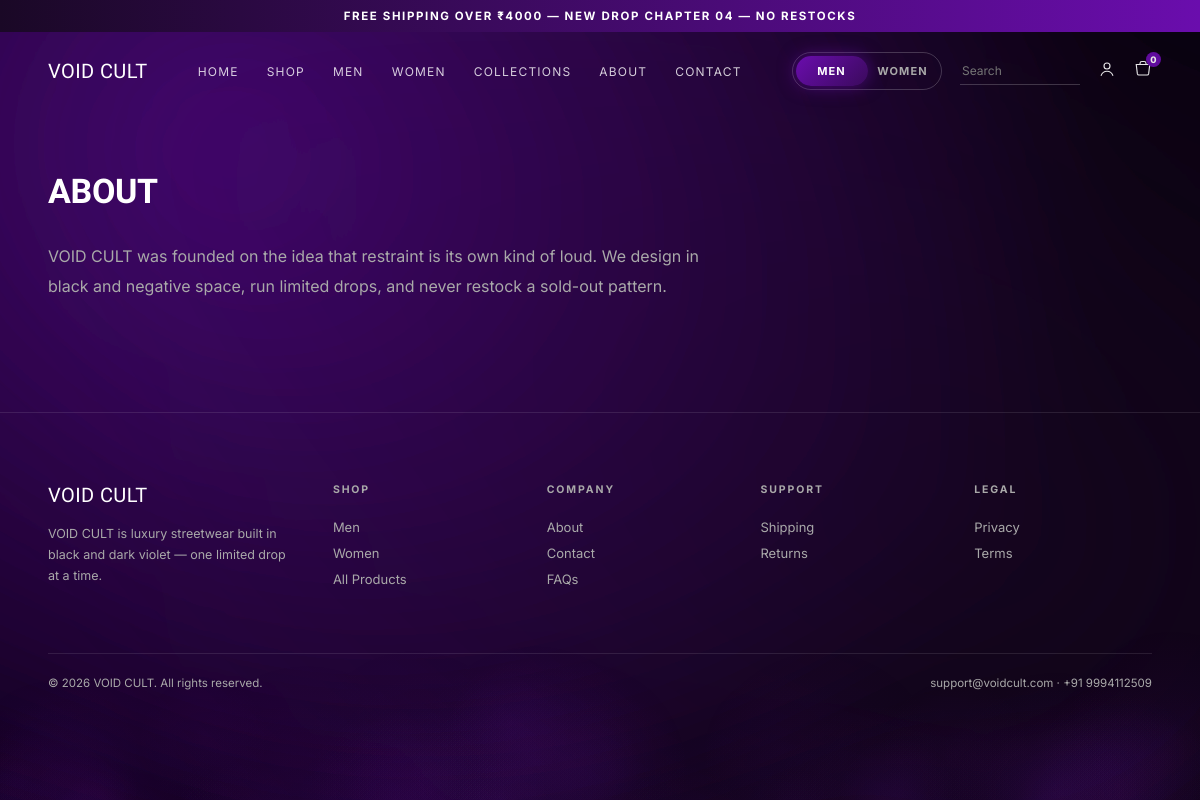
/about, run on the app's committed database.
### tables this page shows
CREATE TABLE site_settings (
    key TEXT PRIMARY KEY,
    value TEXT
);

### routes/main.py (the view)
@bp.route('/about')
def about():
    return render_template('page_static.html', settings=get_settings(), title='About', content_key='about_content')

### database.py (called while the page is built)
def get_db():
    if 'db' not in g:
        g.db = sqlite3.connect(current_app.config['DATABASE_PATH'])
        g.db.row_factory = sqlite3.Row
        g.db.execute('PRAGMA foreign_keys = ON')
    return g.db

### utils/helpers.py (called while the page is built)
def get_settings():
    db = get_db()
    rows = db.execute("SELECT key, value FROM site_settings").fetchall()
    return {r['key']: r['value'] for r in rows}

def get_setting(key, default=''):
    db = get_db()
    row = db.execute("SELECT value FROM site_settings WHERE key=?", (key,)).fetchone()
    return row['value'] if row else default

### utils/security.py (called while the page is built)
def generate_csrf_token():
    if 'csrf_token' not in session:
        session['csrf_token'] = secrets.token_hex(32)
    return session['csrf_token']

def current_user():
    uid = session.get('user_id')
    if not uid:
        return None
    db = get_db()
    return db.execute("SELECT * FROM users WHERE id=?", (uid,)).fetchone()

### templates/page_static.html (shortened to what this page needs)
{% extends "base.html" %}
{% block content %}
<section style="padding-top:60px;max-width:760px;">
  <h1 class="display" style="font-size:34px;margin-bottom:30px;">{{ title }}</h1>
  {% if content_key %}
    <div style="color:var(--gray);line-height:1.9;white-space:pre-line;">{{ site_setting(content_key) }}</div>
  {% else %}
    <div style="color:var(--gray);line-height:1.9;">
      <p>Email: {{ site_setting('contact_email') }}</p>
      <p>Phone: {{ site_setting('contact_phone') }}</p>
      <p>Instagram: <a href="{{ site_setting('instagram_url') }}" style="color:#fff;">{{ site_setting('instagram_url') }}</a></p>
    </div>
  {% endif %}
</section>
{% endblock %}

### templates/base.html (shortened to what this page needs)
<!DOCTYPE html>
<html lang="en">
<head>
<link rel="stylesheet" href="{{ url_for('static', filename='css/style.css') }}">
</head>
<body>
<div id="smoke-bg">
  <div class="smoke-layer l1"></div>
  <div class="smoke-layer l2"></div>
  <div class="smoke-layer l3"></div>
  <canvas id="smoke-canvas"></canvas>
</div>
<div class="announce">{{ site_setting('announcement_text') }}</div>
<header id="site-header">
  <a href="{{ url_for('main.home') }}" class="logo display">
    {{ site_setting('site_name', 'VOID CULT') }}
  </a>
  <nav class="links">
    <a href="{{ url_for('main.home') }}">Home</a>
    <a href="{{ url_for('main.shop') }}">Shop</a>
    <a href="{{ url_for('main.shop') }}?gender=Men">Men</a>
    <a href="{{ url_for('main.shop') }}?gender=Women">Women</a>
    <a href="{{ url_for('main.shop') }}#collections">Collections</a>
    <a href="{{ url_for('main.about') }}">About</a>
    <a href="{{ url_for('main.contact') }}">Contact</a>
  </nav>
  <div class="nav-icons">
    <div class="gender-toggle {{ 'women' if preferred_gender == 'Women' else '' }}" id="gender-toggle">
      <div class="thumb"></div>
      <div class="labels"><span>Men</span><span>Women</span></div>
    </div>
    <div style="position:relative;">
      <input type="text" id="live-search" placeholder="Search" style="width:120px;background:transparent;border:none;border-bottom:1px solid var(--line-strong);padding:6px 2px;font-size:12px;">
    </div>
    {% if logged_in_user %}
      <a href="{{ url_for('auth.profile') }}" aria-label="Profile">
        <svg width="18" height="18" viewBox="0 0 24 24" fill="none" stroke="currentColor" stroke-width="1.5"><circle cx="12" cy="8" r="4"/><path d="M4 21c1.5-4 5-6 8-6s6.5 2 8 6"/></svg>
      </a>
    {% else %}
      <a href="{{ url_for('auth.login') }}" aria-label="Login">
        <svg width="18" height="18" viewBox="0 0 24 24" fill="none" stroke="currentColor" stroke-width="1.5"><circle cx="12" cy="8" r="4"/><path d="M4 21c1.5-4 5-6 8-6s6.5 2 8 6"/></svg>
      </a>
    {% endif %}
    <a href="{{ url_for('cart.view_cart') }}" aria-label="Cart">
      <svg width="18" height="18" viewBox="0 0 24 24" fill="none" stroke="currentColor" stroke-width="1.5"><path d="M3 6h18l-1.5 12.5a2 2 0 01-2 1.5H6.5a2 2 0 01-2-1.5L3 6z"/><path d="M8 6V4.5A2.5 2.5 0 0110.5 2h3A2.5 2.5 0 0116 4.5V6"/></svg>
      <span class="badge" id="cart-count">{{ cart_count }}</span>
    </a>
  </div>
</header>
<main>
  {% block content %}{% endblock %}
</main>
<footer>
  <div class="footer-top">
    <div class="footer-col">
      <span class="logo display">{{ site_setting('site_name', 'VOID CULT') }}</span>
      <p style="color:var(--gray);font-size:12.5px;max-width:250px;line-height:1.7;margin:16px 0;">{{ site_setting('footer_text') }}</p>
    </div>
    <div class="footer-col"><h5>Shop</h5>
      <a href="{{ url_for('main.shop') }}?gender=Men">Men</a>
      <a href="{{ url_for('main.shop') }}?gender=Women">Women</a>
      <a href="{{ url_for('main.shop') }}">All Products</a>
    </div>
    <div class="footer-col"><h5>Company</h5>
      <a href="{{ url_for('main.about') }}">About</a>
      <a href="{{ url_for('main.contact') }}">Contact</a>
      <a href="{{ url_for('main.faqs') }}">FAQs</a>
    </div>
    <div class="footer-col"><h5>Support</h5>
      <a href="{{ url_for('main.shipping_policy') }}">Shipping</a>
      <a href="{{ url_for('main.return_policy') }}">Returns</a>
    </div>
    <div class="footer-col"><h5>Legal</h5>
      <a href="{{ url_for('main.privacy_policy') }}">Privacy</a>
      <a href="{{ url_for('main.terms') }}">Terms</a>
    </div>
  </div>
  <div class="footer-bottom">
    <span>&copy; 2026 {{ site_setting('site_name', 'VOID CULT') }}. All rights reserved.</span>
    <span>{{ site_setting('contact_email') }} &middot; {{ site_setting('contact_phone') }}</span>
  </div>
</footer>
</body>
</html>

### static/css/style.css (style rules this page uses)
:root { --black:#000000; --purple-dark:#1A0826; --purple-glow:#6A0DAD; --white:#FFFFFF; --gray:#A9A9A9; --line:rgba(255,255,255,.1); --line-strong:rgba(255,255,255,.2); --ease:cubic-bezier(.16,.9,.2,1); }
* { margin:0;padding:0;box-sizing:border-box; }
html { scroll-behavior:smooth; }
body { background:var(--black); color:var(--white); font-family:'Inter',system-ui,-apple-system,sans-serif; overflow-x:hidden; position:relative; }
a { color:inherit;text-decoration:none; }
button,input,select,textarea { font-family:inherit; }
.display { font-family:'Archivo Black',sans-serif;text-transform:uppercase;letter-spacing:-.01em; }
#smoke-bg { position:fixed; inset:0; z-index:-2; overflow:hidden; background:#000; }
.smoke-layer { position:absolute; width:160%; height:160%; top:-30%; left:-30%; background: radial-gradient(circle at 30% 30%, rgba(106,13,173,.35), transparent 55%), radial-gradient(circle at 70% 60%, rgba(26,8,38,.55), transparent 60%); filter: blur(40px); will-change: transform; }
.smoke-layer.l1 { animation: smokeDrift1 34s ease-in-out infinite; }
.smoke-layer.l2 { animation: smokeDrift2 46s ease-in-out infinite; opacity:.8; }
.smoke-layer.l3 { animation: smokeDrift3 60s ease-in-out infinite; opacity:.6; }
#smoke-canvas { position:absolute; inset:0; }
header { position:sticky; top:0; z-index:500; padding:20px 4vw; display:flex; align-items:center; justify-content:space-between; transition: background .5s var(--ease), backdrop-filter .5s var(--ease), border-color .5s; border-bottom:1px solid transparent; }
.logo { font-size:20px; letter-spacing:.02em; display:flex; align-items:center; gap:10px; }
nav.links { display:flex; gap:28px; font-size:12px; letter-spacing:.1em; text-transform:uppercase; }
nav.links a { opacity:.8; transition:opacity .3s, color .3s; position:relative; padding:6px 0; }
.nav-icons { display:flex; gap:18px; align-items:center; }
.nav-icons a, .nav-icons button { position:relative; opacity:.9; }
.badge { position:absolute; top:-8px; right:-9px; font-size:9px; background:var(--purple-glow); color:#fff; width:15px; height:15px; border-radius:50%; display:flex; align-items:center; justify-content:center; font-weight:800; }
.gender-toggle { display:flex; align-items:center; width:150px; height:38px; border:1px solid var(--line-strong); border-radius:100px; padding:3px; cursor:pointer; position:relative; }
.gender-toggle .thumb { position:absolute; top:3px; left:3px; width:72px; height:30px; border-radius:100px; background:linear-gradient(135deg,var(--purple-glow),#3a0a5c); transition:transform .5s var(--ease); box-shadow:0 0 18px rgba(106,13,173,.6); }
.gender-toggle .labels { position:relative; z-index:2; display:flex; width:100%; font-size:11px; letter-spacing:.1em; text-transform:uppercase; font-weight:700; }
.gender-toggle .labels span { flex:1; text-align:center; color:var(--gray); transition:color .4s; }
.gender-toggle:not(.women) .labels span:first-child { color:#fff; }
.announce { background:linear-gradient(90deg,var(--purple-dark),var(--purple-glow),var(--purple-dark)); background-size:200% 100%; animation:announceShift 8s linear infinite; text-align:center; padding:9px; font-size:11.5px; letter-spacing:.14em; text-transform:uppercase; font-weight:700; }
section { padding:110px 4vw; position:relative; z-index:1; }
input, select, textarea { width:100%; background:rgba(255,255,255,.03); border:1px solid var(--line-strong); color:#fff; padding:13px 14px; font-size:13.5px; }
footer { border-top:1px solid var(--line); padding:70px 4vw 26px; position:relative; z-index:1; }
.footer-top { display:grid; grid-template-columns:1.4fr repeat(4,1fr); gap:36px; padding-bottom:50px; }
.footer-col h5 { font-size:10.5px; letter-spacing:.18em; text-transform:uppercase; color:var(--gray); margin-bottom:18px; }
.footer-col a { display:block; font-size:13px; color:var(--gray); padding:5px 0; }
.footer-bottom { border-top:1px solid var(--line); padding-top:22px; display:flex; justify-content:space-between; font-size:11.5px; color:var(--gray); flex-wrap:wrap; gap:12px; }

### data on the page
site_settings: value "FREE SHIPPING OVER ₹4000 — NEW DROP CHAPTER 04 — NO RESTOCKS"
site_settings: value "VOID CULT"
site_settings: value "VOID CULT was founded on the idea that restraint is its own kind of loud. We design in black and negative space, run limited drops, and never restock a sold-out pattern."
site_settings: value "VOID CULT is luxury streetwear built in black and dark violet — one limited drop at a time."
site_settings: value "support@voidcult.com"
site_settings: value "+91 9994112509"

### other printed values
{{ cart_count }} "0"
{{ title }} "ABOUT"
